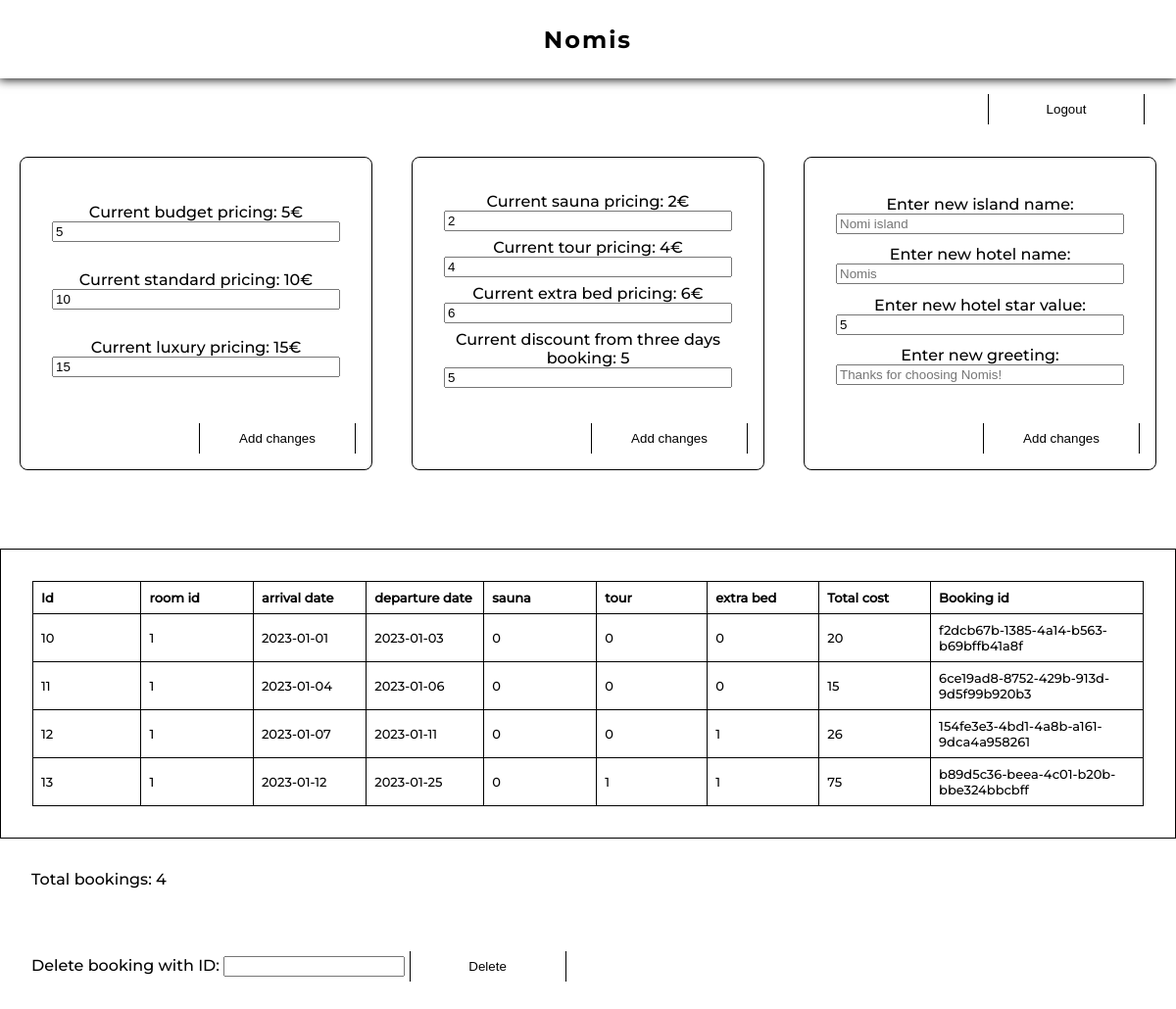
Before: /Admin/index.php (signed in) with the older database file.
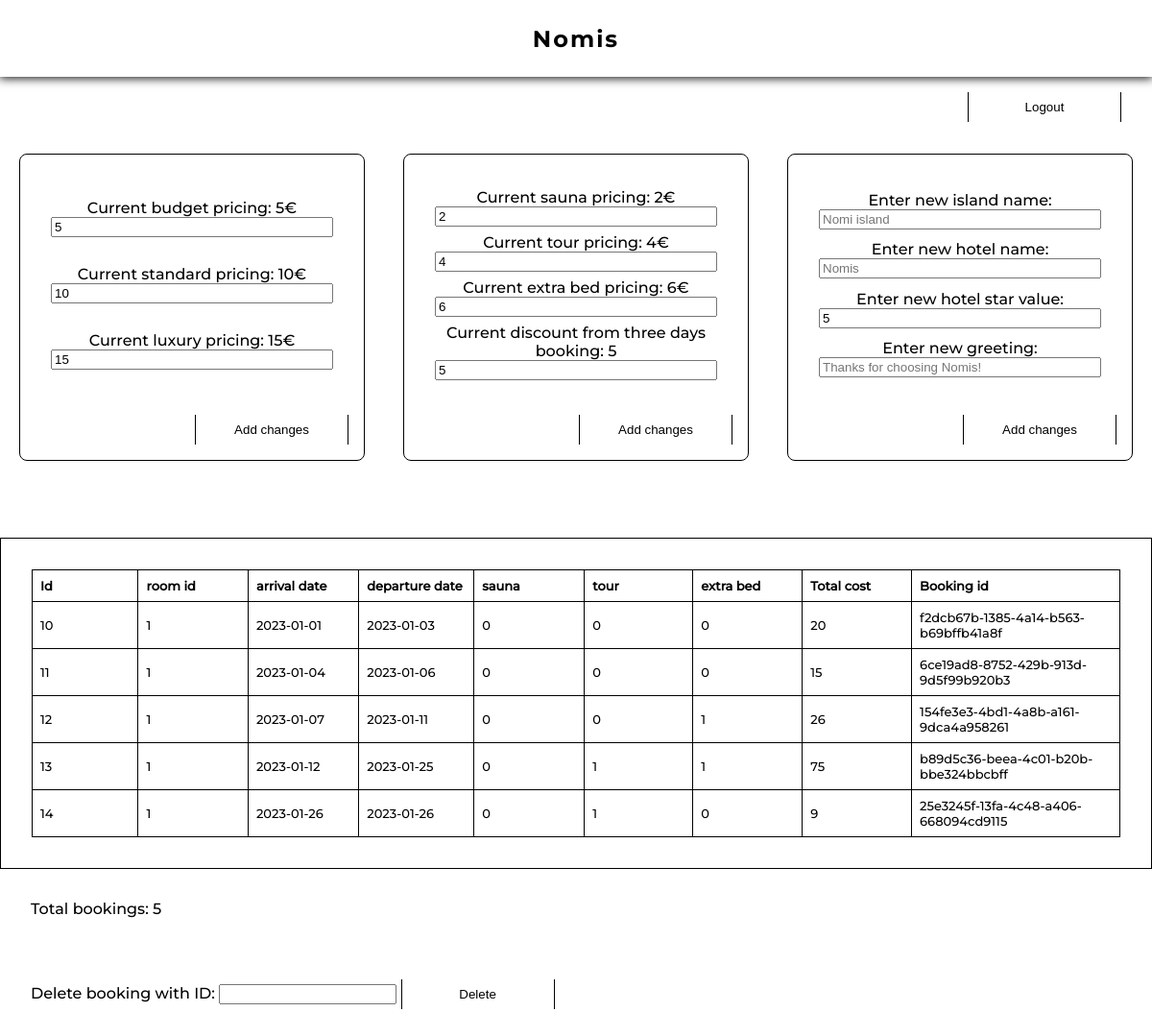
After: the same page with the newer database file.
### tables this page shows
CREATE TABLE bookings(
	id INTEGER PRIMARY KEY AUTOINCREMENT,
	room_id INTEGER,
	arrival_date DATE,
	departure_date DATE, sauna BOOLEAN, tour BOOLEAN, bed BOOLEAN, total_cost FLOAT, bookingUID VARCHAR(180));

### PHP/hotelFunctions.php (called while the page is built, shortened)
<?php
$priceData = file_get_contents(__DIR__ . '/../pricing.json');
$priceData = json_decode($priceData, true);
$budgetPrice = $priceData['room_prices']['budget_price'];
$standardPrice = $priceData['room_prices']['standard_price'];
$luxuryPrice = $priceData['room_prices']['luxury_price'];
$saunaPrice = $priceData['feature_prices']['sauna'];
$tourPrice = $priceData['feature_prices']['tour'];
$bedPrice = $priceData['feature_prices']['bed'];
$threeDayDiscount = $priceData['discounts']['threeDayDiscount'];

### Admin/main-admin.php (the view, shortened to what this page needs)
<?php
require(__DIR__ . '/../PHP/hotelFunctions.php');
$confirmationJSON = file_get_contents(__DIR__ . '/../booking-confirmation.json');
$confirmationJSON = json_decode($confirmationJSON, true);
$islandName = $confirmationJSON['island'];
$hotelName = $confirmationJSON['hotel'];
$starRating = $confirmationJSON['stars'];
$confirmationMessage = $confirmationJSON['addtional_info']['greeting'];
?>
<main>
    <section class="admin-logout">
        <a href="./logout.php">
            <button>Logout</button>
        </a>
    </section>
    <section class="pricing-container">
        <form action="" method="POST" class="pricing-form">
            <div>
                <label for="budget-price">Current budget pricing: <?= $budgetPrice ?>€</label>
                <input type="number" name="budget-price" value=<?= $budgetPrice ?> min=0 max=100>
            </div>
            <div>
                <label for="standard-price">Current standard pricing: <?= $standardPrice ?>€</label>
                <input type="number" name="standard-price" value=<?= $standardPrice ?> min=0 max=100>
            </div>
            <div>
                <label for="luxury-price">Current luxury pricing: <?= $luxuryPrice ?>€</label>
                <input type="number" name="luxury-price" value=<?= $luxuryPrice ?> min=0 max=100>
            </div>
            <button type="submit">Add changes</button>
        </form>
        <form action="" method="POST" class="pricing-form">
            <div>
                <label for="sauna-price">Current sauna pricing: <?= $saunaPrice ?>€</label>
                <input type="number" name="sauna-price" value=<?= $saunaPrice ?> min=0 max=100>
            </div>
            <div>
                <label for="tour-price">Current tour pricing: <?= $tourPrice ?>€</label>
                <input type="number" name="tour-price" value=<?= $tourPrice ?> min=0 max=100>
            </div>
            <div>
                <label for="bed-price">Current extra bed pricing: <?= $bedPrice ?>€</label>
                <input type="number" name="bed-price" value=<?= $bedPrice ?> min=0 max=100>
            </div>
            <div>
                <label for="discount-days">Current discount from three days booking: <?= $threeDayDiscount ?></label>
                <input type="number" name="discount-days" value=<?= $threeDayDiscount ?>>
            </div>
            <button type="submit">Add changes</button>
        </form>
        <form action="" method="POST" class="pricing-form">
            <div>
                <label for="island-name">Enter new island name:</label>
                <input type="text" name="island-name" placeholder="<?= $islandName ?>">
            </div>
            <div>
                <label for="hotel-name">Enter new hotel name:</label>
                <input type="text" name="hotel-name" placeholder="<?= $hotelName ?>">
            </div>
            <div>
                <label for="hotel-stars">Enter new hotel star value:</label>
                <input type="number" name="hotel-stars" min=0 max=5 value=<?= $starRating ?>>
            </div>
            <div>
                <label for="greeting-message">Enter new greeting:</label>
                <input type="text" name="greeting-message" placeholder="<?= $confirmationMessage ?>">
            </div>
            <button type="submit">Add changes</button>
        </form>
    </section>
    <section class="bookings-container">
        <table>
            <tr>
                <th>Id</th>
                <th>room id</th>
                <th>arrival date</th>
                <th>departure date</th>
                <th>sauna</th>
                <th>tour</th>
                <th>extra bed</th>
                <th>Total cost</th>
                <th>Booking id</th>
            </tr>
            <?php
            $stmt = $dbh->query('SELECT * FROM bookings');
            $bookingsData = $stmt->fetchAll(PDO::FETCH_ASSOC);
            ?>
            <?php foreach ($bookingsData as $currentBooking) : ?>
                <tr>
                    <?php foreach ($currentBooking as $bookingData) : ?>
                        <td><?= $bookingData ?></td>
                    <?php endforeach ?>
                </tr>
            <?php endforeach ?>
        </table>
        <p>Total bookings:
            <?php
            $stmt = $dbh->query('SELECT COUNT(id) FROM bookings');
            $response = $stmt->fetch(PDO::FETCH_NUM);
            echo $response[0];
            ?>
        </p>
        <form action="" method="POST" class="delete-booking-form">
            <label for="delete-booking">Delete booking with ID:</label>
            <input type="number" name="delete-booking" min=1>
            <button type="submit">Delete</button>
        </form>
    </section>
</main>

### Admin/index.php (shortened to what this page needs)
<?php
$confirmationJSON = file_get_contents(__DIR__ . '/../booking-confirmation.json');
$confirmationJSON = json_decode($confirmationJSON, true);
?>
<!DOCTYPE html>
<html lang="en">
<head>
    <link rel="stylesheet" href="../CSS/header.css">
    <link rel="stylesheet" href="../CSS/global.css">
    <link rel="stylesheet" href="../CSS/typography.css">
    <link rel="stylesheet" href="../CSS/admin-login.css">
    <link rel="stylesheet" href="../CSS/admin-main.css">
</head>
<body>
    <header class="admin-header">
        <section class="heading">
            <h1><?= $confirmationJSON['hotel'] ?></h1>
        </section>
    </header>
    <?php
    if (!isset($_SESSION['user-auth'])) {
        require(__DIR__ . '/login.php');
    } else {
        require(__DIR__ . '/main-admin.php');
    }
    ?>
</body>
</html>

### CSS/header.css (style rules this page uses)
header { position: fixed; box-shadow: 0 0 10px 1px black; width: 100%; height: 10vh; background-color: white; z-index: 1; }
.admin-header { position: relative; }
.heading { display: flex; justify-content: center; align-items: center; position: relative; width: 100%; height: 10vh; }

### CSS/global.css (style rules this page uses)
* { box-sizing: border-box; }
body { margin: 0; position: relative; }
button { background-color: transparent; border: 1px solid black; cursor: pointer; border-radius: 1rem; padding: 0.5rem; margin-bottom: 1rem; position: relative; border: none; width: 10rem; margin-bottom: 2rem; overflow: hidden; border-left: 1px solid black; border-right: 1px solid black; border-radius: 0; }
button::before { position: absolute; content: ''; width: 10rem; top: 0; right: -10rem; height: 1px; background-color: black; transition: right 0.5s ease; }
button::after { position: absolute; content: ''; width: 10rem; bottom: 0; left: -10rem; height: 1px; background-color: black; transition: left 0.5s ease; }

### CSS/typography.css (style rules this page uses)
body { font-family: 'Montserrat-m'; }
h1 { font-family: 'Montserrat-b'; letter-spacing: 2px; }
table { font-size: small; }

### CSS/admin-login.css (style rules this page uses)
.admin-logout { position: fixed; right: 2rem; top: 6rem; }

### CSS/admin-main.css (style rules this page uses)
.pricing-container { display: flex; justify-content: space-around; align-items: center; width: 100%; height: 60vh; }
.pricing-form { display: flex; flex-direction: column; justify-content: space-around; text-align: center; position: relative; height: 40vh; width: 30%; padding: 2rem; border: 1px solid black; border-radius: 0.5rem; padding-bottom: 5rem; }
.pricing-form div { display: flex; flex-direction: column; }
.pricing-form button { position: absolute; right: 1rem; bottom: -1rem; }
.bookings-container { display: flex; justify-content: center; flex-direction: column; width: 100%; }
.bookings-container p { padding: 1rem 2rem; }
.bookings-container table { display: flex; justify-content: center; text-align: left; width: 100%; border: 1px solid black; padding: 2rem; border-collapse: collapse; }
.bookings-container table td, .bookings-container table th { border: 1px solid black; padding: 8px; }
.bookings-container table th { width: 8rem; }
.bookings-container table th:last-child { width: 15rem; }
.delete-booking-form { padding: 2rem; }

Changed rows visible on the page:
added bookings: id "14", bookingData "1", bookingData "2023-01-26", bookingData "0", total_cost "9", bookingUID "25e3245f-13fa-4c48-a406-668094cd9115"
Other visible differences:
$response[0]: "4" → "5"
